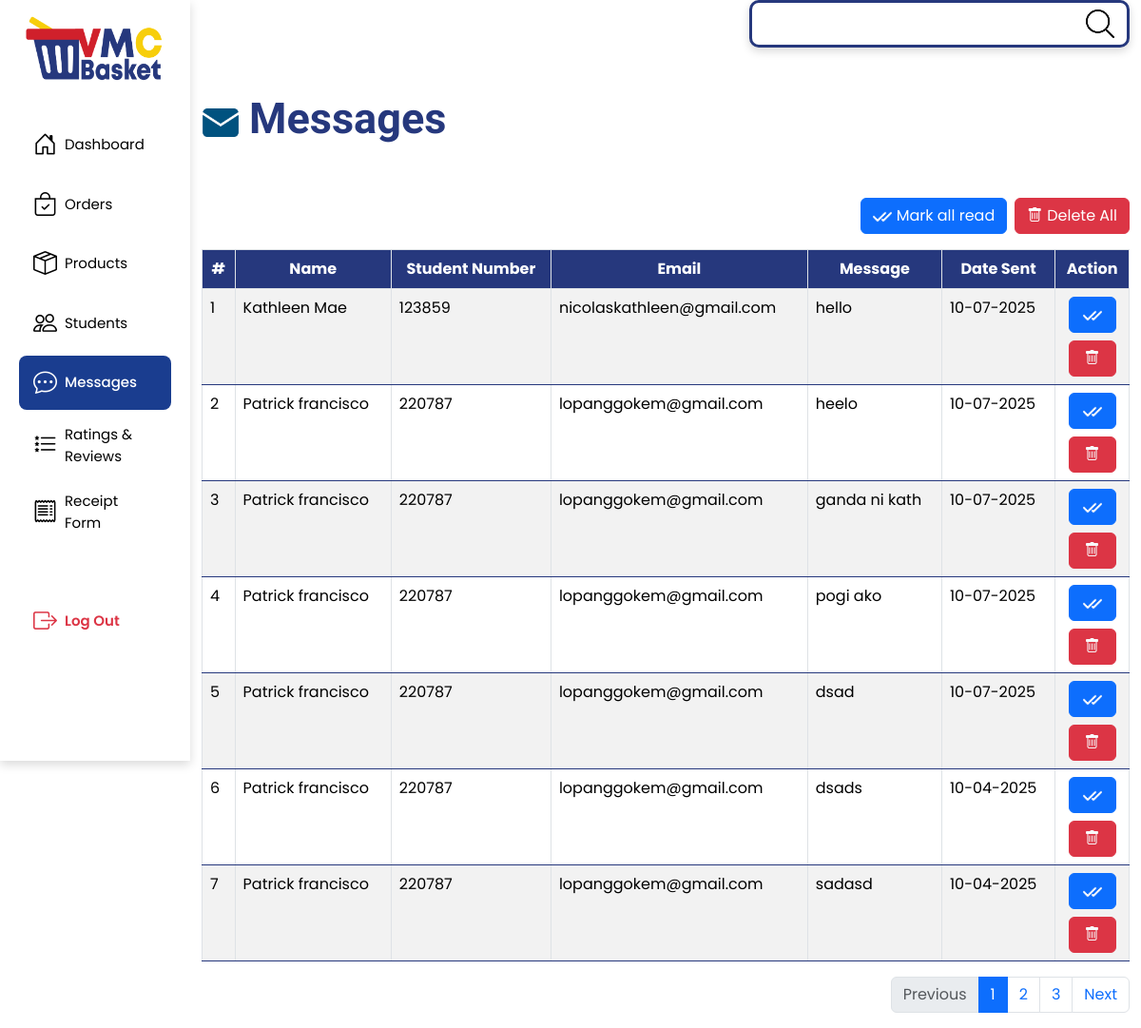
/admin/inquiries.php, run on the app's committed database.
### tables this page shows
CREATE TABLE inquiries (
    id INT AUTO_INCREMENT PRIMARY KEY,
    user_id INT NOT NULL,
    message TEXT NOT NULL,
    created_at TIMESTAMP DEFAULT CURRENT_TIMESTAMP,
    is_read BOOLEAN DEFAULT FALSE,
    sender ENUM('user', 'admin') DEFAULT 'user',
    FOREIGN KEY (user_id) REFERENCES users(id) ON DELETE CASCADE
);

CREATE TABLE users (
    id INT AUTO_INCREMENT PRIMARY KEY,
    student_no VARCHAR(50) NOT NULL,
    student_pass VARCHAR(255),
    created_at TIMESTAMP DEFAULT CURRENT_TIMESTAMP,
    updated_at TIMESTAMP DEFAULT CURRENT_TIMESTAMP ON UPDATE CURRENT_TIMESTAMP,
    student_fname VARCHAR(100) NOT NULL,
    student_lname VARCHAR(100) NOT NULL,
    student_mname VARCHAR(100) NOT NULL,
    email VARCHAR(250) NOT NULL,
    phone_number int(11) NOT NULL,
    year_level VARCHAR(150) ,
    birthday DATE,
    photo VARCHAR(255),
    otp VARCHAR(100),
    otp_expiry DATETIME,
    last_activity TIMESTAMP NULL DEFAULT NULL,
    active_status ENUM('Active', 'Disabled') DEFAULT 'Active'
);

### admin/inquiries.php (the view, shortened to what this page needs)
<?php
require 'inc/config.php';
$query = "SELECT i.id, u.student_fname, u.student_lname, u.student_no, u.email,
          i.message, i.created_at
          FROM inquiries i
          JOIN users u ON i.user_id = u.id
          ORDER BY i.created_at DESC";
$result = $conn->query($query);
?>
<!DOCTYPE html>
<html lang="en">
<head>
    <link href="https://cdn.jsdelivr.net/npm/bootstrap@5.3.3/dist/css/bootstrap.min.css" rel="stylesheet">
    <link href="https://cdnjs.cloudflare.com/ajax/libs/bootstrap-icons/1.5.0/font/bootstrap-icons.min.css" rel="stylesheet">
    <link rel="stylesheet" href="https://cdnjs.cloudflare.com/ajax/libs/font-awesome/6.5.1/css/all.min.css">
    <link rel="stylesheet" href="css/style.css">
</head>
<body>
    <div class="container-fluid">
        <div class="row">
            <nav id="sidebarMenu" class="col-md-3 col-lg-2 d-md-block bg-white sidebar collapse">
                <div class="text-center py-3 d-none d-md-block">
                    <img src="images/vmc_basket_logo.png" alt="VMC Logo" class="vmc-logo img-fluid">
                </div>
                <ul class="nav flex-column px-2 mb-3 mt-4 mt-md-0">
                    <li class="nav-item">
                        <a href="index.php" class="nav-link">
                            <i class="bi bi-house-door me-2"></i> Dashboard
                        </a>
                    </li>
                    <li class="nav-item">
                        <a href="orders.php" class="nav-link">
                            <i class="bi bi-bag-check me-2"></i> Orders
                        </a>
                    </li>
                    <li class="nav-item">
                        <a href="prod.php" class="nav-link">
                            <i class="bi bi-box-seam me-2"></i> Products
                        </a>
                    </li>
                    <li class="nav-item">
                        <a href="cus.php" class="nav-link">
                            <i class="bi bi-people me-2"></i> Students
                        </a>
                    </li>
                    <li class="nav-item">
                        <a href="inquiries.php" class="nav-link active">
                            <i class="bi bi-chat-dots me-2"></i> Messages
                        </a>
                    </li>
                    <li class="nav-item">
                        <a href="ratings.php" class="nav-link">
                            <i class="bi bi-list-stars me-2"></i> Ratings & Reviews
                        </a>
                    </li>
                    <li class="nav-item">
                        <a href="accounting.php" class="nav-link">
                            <i class="bi bi-receipt me-2"></i> Receipt Form
                        </a>
                    </li>
                    <li class="nav-item justify-content-end mt-lg-5">
                        <a href="logout.php" class="nav-link text-danger fw-semibold">
                            <i class="bi bi-box-arrow-right me-2"></i> Log Out
                        </a>
                    </li>
                </ul>
            </nav>
            <main class="col-md-9 ms-sm-auto col-lg-10 content">
                <div class="d-flex justify-content-end mb-5">
                    <div class="search-container">
                        <input type="text" class="form-control" placeholder="">
                        <button><img src="./images/search-icon.png" alt="Search"></button>
                    </div>
                </div>
                <div class="mt-2 d-flex flex-row align-items-center mb-5">
                    <img src="./images/Admin Nav/message.png" alt="VMC Dashboard" class="img-fluid" style="max-width: 40px; margin-right: 10px;">
                    <h2>Messages</h2>
                </div>
                <div class="d-flex justify-content-end mb-3">
                    <button type="button" id="markAllReadBtn" class="btn btn-primary me-2">
                        <img src="./images/read.png" alt="Add" style="max-width: 20px;">
                        Mark all read
                    </button>
                    <button type="button" class="btn btn-danger">
                        <i class="bi bi-trash" class="text-light" style="margin-right: 5px;"></i>Delete All
                    </button>
                </div>
                <div class="table-container table-responsive-lg">
                    <table class="table table-bordered table-striped">
                        <thead>
                            <tr>
                                <th>#</th>
                                <th>Name</th>
                                <th>Student Number</th>
                                <th>Email</th>
                                <th>Message</th>
                                <th>Date Sent</th>
                                <th>Action</th>
                            </tr>
                        </thead>
                        <tbody>
                            <?php
                            if ($result->num_rows > 0) {
                                $counter = 1;
                                while ($row = $result->fetch_assoc()) {
                            ?>
                                <tr>
                                    <td><?php echo $counter++; ?></td>
                                    <td><?php echo htmlspecialchars($row['student_fname'] . ' ' . $row['student_lname']); ?></td>
                                    <td><?php echo htmlspecialchars($row['student_no']); ?></td>
                                    <td><?php echo htmlspecialchars($row['email']); ?></td>
                                    <td style="max-width: 200px;">
                                        <div style="word-break: break-word; white-space: normal;">
                                            <?php echo htmlspecialchars($row['message']); ?>
                                        </div>
                                    </td>
                                    <td><?php echo date('m-d-Y', strtotime($row['created_at'])); ?></td>
                                    <td>
                                        <div class="d-flex flex-column gap-1 justify-content-center align-items-center">
                                            <button type="button" class="btn btn-primary mb-1 read-btn" style="width: 50px;">
                                                <img src="./images/read.png" alt="Read" style="max-width: 20px;">
                                            </button>
                                            <button type="button" class="btn btn-danger delete-btn"
                                                    data-id="<?php echo $row['id']; ?>" style="width: 50px;">
                                                <i class="bi bi-trash text-light"></i>
                                            </button>
                                        </div>
                                    </td>
                                </tr>
                            <?php
                                }
                            } else {
                            ?>
                                <tr>
                                    <td colspan="7" class="text-center">No inquiries found</td>
                                </tr>
                            <?php
                            }
                            ?>
                        </tbody>
                    </table>
                </div>
                <nav class="d-flex justify-content-end mt-3">
                    <ul class="pagination justify-content-center">
                        <li class="page-item disabled"><a class="page-link" href="#">Previous</a></li>
                        <li class="page-item active"><a class="page-link" href="#">1</a></li>
                        <li class="page-item"><a class="page-link" href="#">2</a></li>
                        <li class="page-item"><a class="page-link" href="#">3</a></li>
                        <li class="page-item"><a class="page-link" href="#">Next</a></li>
                    </ul>
                </nav>
            </main>
        </div>
    </div>
</body>
</html>

### admin/css/style.css (style rules this page uses)
body { font-family: "Poppins", serif; }
.sidebar { height: 100vh; position: fixed; top: 0; left: 0; overflow-y: auto; font-style: "Kulim Park", sans-serif; box-shadow: 0 4px 10px rgba(0, 0, 0, 0.15); }
.sidebar .nav-link { display: flex; align-items: center; font-size: 15px; color: black; padding: 10px 15px; border-radius: 8px; transition: all 0.2s ease-in-out; margin-bottom: 5px; font-weight: 400; }
.sidebar .nav-link i { font-size: 25px; }
.sidebar .nav-link.active { background-color: #1a3d8f; color: #fff !important; font-weight: 500; }
.vmc-logo { width: 150px; height: auto; margin-bottom: 20px; }
h2 { font-family: "kulim Park", sans-serif; font-weight: 700; font-size: 45px; color: #26387d; }
.search-container { position: relative; width: 400px; }
.search-container input { width: 100%; padding: 10px; background-color: white; border-radius: 10px; border: 3px solid #26387d; box-shadow: 0 4px 10px rgba(0, 0, 0, 0.15); transition: 0.3s; }
.search-container button { position: absolute; right: 10px; top: 50%; transform: translateY(-50%); border: none; background: none; cursor: pointer; }
.table thead, .table thead tr, .table thead th { background: #26387d !important; color: white !important; text-align: center; font-style: "kulim Park", sans-serif; }
.table tbody tr td { border-bottom: 1px solid #26387d !important; }
.table th, .table td { white-space: nowrap; }
.form-select, .form-control { border-color: #003153; }

### data on the page
inquiries: user.student_lname "Kathleen Mae", user.student_no "123859", user.email "nicolaskathleen@gmail.com", message "hello", created_at "10-07-2025"
inquiries: user.student_lname "Patrick francisco", user.student_no "220787", user.email "lopanggokem@gmail.com", message "heelo", created_at "10-07-2025"
inquiries: user.student_lname "Patrick francisco", user.student_no "220787", user.email "lopanggokem@gmail.com", message "ganda ni kath", created_at "10-07-2025"
inquiries: user.student_lname "Patrick francisco", user.student_no "220787", user.email "lopanggokem@gmail.com", message "pogi ako", created_at "10-07-2025"
inquiries: user.student_lname "Patrick francisco", user.student_no "220787", user.email "lopanggokem@gmail.com", message "dsad", created_at "10-07-2025"
inquiries: user.student_lname "Patrick francisco", user.student_no "220787", user.email "lopanggokem@gmail.com", message "dsads", created_at "10-04-2025"
inquiries: user.student_lname "Patrick francisco", user.student_no "220787", user.email "lopanggokem@gmail.com", message "sadasd", created_at "10-04-2025"
